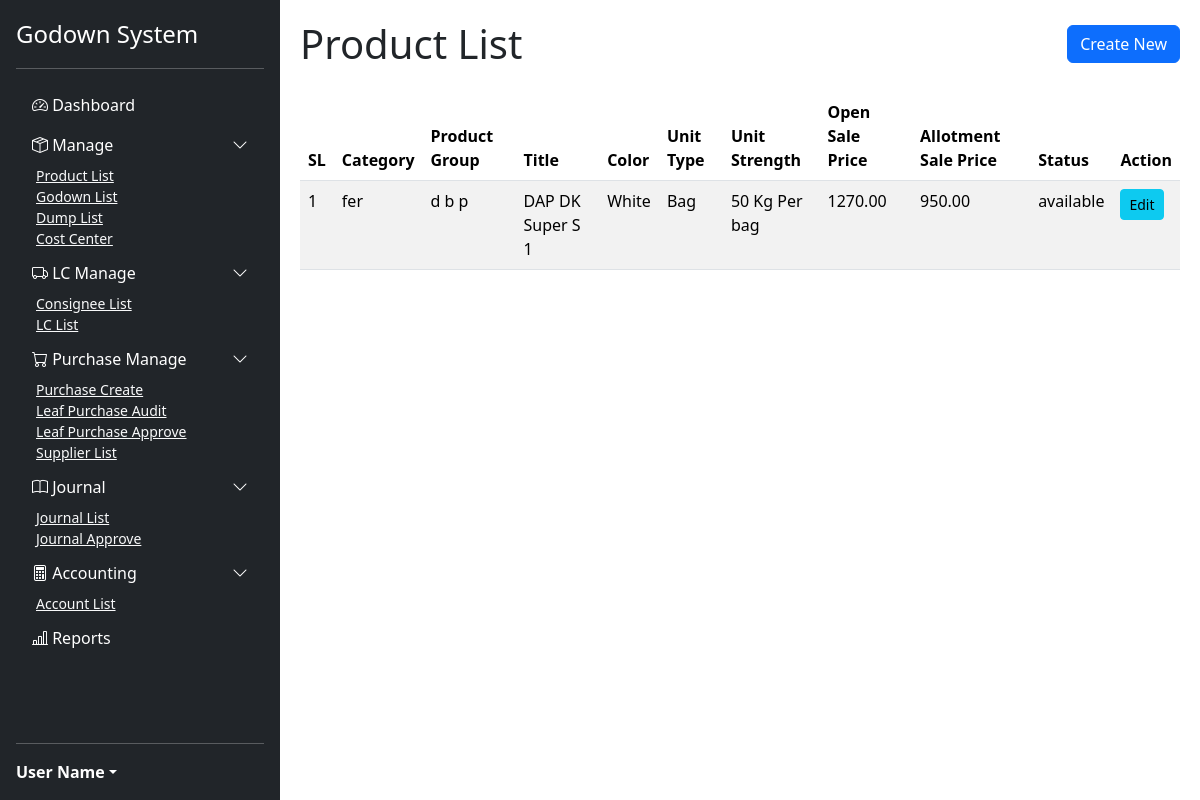
Screenshot of /products/ with the database file from the repository.
### manages/models.py (models this page shows, shortened)
class Product(models.Model):
    category = models.CharField(max_length=100)
    product_group = models.CharField(max_length=100)
    title = models.CharField(max_length=255)
    color = models.CharField(max_length=50)
    unit_type = models.CharField(max_length=50)
    unit_strength = models.CharField(max_length=50)
    open_sale_price = models.DecimalField(max_digits=10, decimal_places=2)
    allotment_sale_price = models.DecimalField(max_digits=10, decimal_places=2)
    STATUS_CHOICES = [
        ('available', 'Available'),
        ('unavailable', 'Unavailable'),
    ]
    status = models.CharField(max_length=20, choices=STATUS_CHOICES, default='available')

### manages/views.py (the view)
# urls.py: path('products/', views.product_list, name='product_list'),
def product_list(request):
    products = Product.objects.all().order_by('id')
    paginator = Paginator(products, 30)
    page_number = request.GET.get('page')
    page_obj = paginator.get_page(page_number)
    return render(request, 'godown/product_list.html', {'page_obj': page_obj})

### manages/templates/godown/product_list.html (shortened to what this page needs)
{% extends 'godown/base.html' %}
{% block content %}
<div class="d-flex justify-content-between align-items-center mb-4">
    <h1 class="mb-0">Product List</h1>
    <a href="{% url 'product_create' %}" class="btn btn-primary">Create New</a>
</div>
<div class="table-responsive">
    <table class="table table-striped table-hover">
        <thead>
            <tr>
                <th>SL</th>
                <th>Category</th>
                <th>Product Group</th>
                <th>Title</th>
                <th>Color</th>
                <th>Unit Type</th>
                <th>Unit Strength</th>
                <th>Open Sale Price</th>
                <th>Allotment Sale Price</th>
                <th>Status</th>
                <th>Action</th>
            </tr>
        </thead>
        <tbody>
            {% for product in page_obj %}
            <tr>
                <td>{{ page_obj.start_index|add:forloop.counter0 }}</td>
                <td>{{ product.category }}</td>
                <td>{{ product.product_group }}</td>
                <td>{{ product.title }}</td>
                <td>{{ product.color }}</td>
                <td>{{ product.unit_type }}</td>
                <td>{{ product.unit_strength }}</td>
                <td>{{ product.open_sale_price }}</td>
                <td>{{ product.allotment_sale_price }}</td>
                <td>{{ product.status }}</td>
                <td>
                    <a href="{% url 'product_edit' product.pk %}" class="btn btn-sm btn-info">Edit</a>
                </td>
            </tr>
            {% empty %}
            <tr>
                <td colspan="11" class="text-center">No products found.</td>
            </tr>
            {% endfor %}
        </tbody>
    </table>
</div>
{% endblock %}

### manages/templates/godown/base.html (shortened to what this page needs)
<!DOCTYPE html>
<html lang="en">
<head>
    <link href="https://cdn.jsdelivr.net/npm/bootstrap@5.3.3/dist/css/bootstrap.min.css" rel="stylesheet">
    <link rel="stylesheet" href="https://cdn.jsdelivr.net/npm/bootstrap-icons@1.11.3/font/bootstrap-icons.min.css">
</head>
<body>
    {% include 'godown/sidebar.html' %}
    <div class="content">
        {% block content %}{% endblock %}
    </div>
</body>
</html>

### manages/templates/godown/sidebar.html (shortened to what this page needs)
<div class="sidebar d-flex flex-column flex-shrink-0 p-3 text-white bg-dark" style="width: 280px; height: 100vh;">
    <a href="/" class="d-flex align-items-center mb-3 mb-md-0 me-md-auto text-white text-decoration-none">
        <span class="fs-4">Godown System</span>
    </a>
    <hr>
    <ul class="nav nav-pills flex-column mb-auto">
        <li class="nav-item">
            <a href="#" class="nav-link text-white">
                <i class="bi bi-speedometer2"></i> Dashboard
            </a>
        </li>
        <li>
            <a href="#manage-collapse" data-bs-toggle="collapse" class="nav-link text-white d-flex justify-content-between align-items-center">
                <span><i class="bi bi-box-seam"></i> Manage</span>
                <i class="bi bi-chevron-down"></i>
            </a>
            <div class="collapse show" id="manage-collapse">
                <ul class="btn-toggle-nav list-unstyled fw-normal pb-1 small">
                    <li><a href="{% url 'product_list' %}" class="link-light rounded">Product List</a></li>
                    <li><a href="{% url 'godown_list' %}" class="link-light rounded">Godown List</a></li>
                    <li><a href="{% url 'dump_list' %}" class="link-light rounded">Dump List</a></li>
                    <li><a href="{% url 'cost_center_list' %}" class="link-light rounded">Cost Center</a></li>
                </ul>
            </div>
        </li>
        <li>
            <a href="#lcm-collapse" data-bs-toggle="collapse" class="nav-link text-white d-flex justify-content-between align-items-center">
                <span><i class="bi bi-truck"></i> LC Manage</span>
                <i class="bi bi-chevron-down"></i>
            </a>
            <div class="collapse show" id="lcm-collapse">
                <ul class="btn-toggle-nav list-unstyled fw-normal pb-1 small">
                    <li><a href="{% url 'lcmanage:consignee_list' %}" class="link-light rounded">Consignee List</a></li>
                    <li><a href="{% url 'lcmanage:lc_list' %}" class="link-light rounded">LC List</a></li>
                </ul>
            </div>
        </li>
        <li>
            <a href="#pm-collapse" data-bs-toggle="collapse" class="nav-link text-white d-flex justify-content-between align-items-center">
                <span><i class="bi bi-cart"></i> Purchase Manage</span>
                <i class="bi bi-chevron-down"></i>
            </a>
            <div class="collapse show" id="pm-collapse">
                <ul class="btn-toggle-nav list-unstyled fw-normal pb-1 small">
                    <li><a href="{% url 'purchasemanage:purchase_create' %}" class="link-light rounded">Purchase Create</a></li>
                    <li><a href="{% url 'purchasemanage:leaf_purchase_audit' %}" class="link-light rounded">Leaf Purchase Audit</a></li>
                    <li><a href="{% url 'purchasemanage:leaf_purchase_approve' %}" class="link-light rounded">Leaf Purchase Approve</a></li>
                    <li><a href="{% url 'purchasemanage:supplier_list' %}" class="link-light rounded">Supplier List</a></li>
                </ul>
            </div>
        </li>
        <li>
            <a href="#journal-collapse" data-bs-toggle="collapse" class="nav-link text-white d-flex justify-content-between align-items-center">
                <span><i class="bi bi-book"></i> Journal</span>
                <i class="bi bi-chevron-down"></i>
            </a>
            <div class="collapse show" id="journal-collapse">
                <ul class="btn-toggle-nav list-unstyled fw-normal pb-1 small">
                    <li><a href="{% url 'journalmanage:journal_list' %}" class="link-light rounded">Journal List</a></li>
                    <li><a href="{% url 'journalmanage:journal_approve' %}" class="link-light rounded">Journal Approve</a></li>
                </ul>
            </div>
        </li>
        <li>
            <a href="#accounting-collapse" data-bs-toggle="collapse" class="nav-link text-white d-flex justify-content-between align-items-center">
                <span><i class="bi bi-calculator"></i> Accounting</span>
                <i class="bi bi-chevron-down"></i>
            </a>
            <div class="collapse show" id="accounting-collapse">
                <ul class="btn-toggle-nav list-unstyled fw-normal pb-1 small">
                    <li><a href="{% url 'accounting:account_list' %}" class="link-light rounded">Account List</a></li>
                </ul>
            </div>
        </li>
        <li><a href="#" class="nav-link text-white"><i class="bi bi-bar-chart-line"></i> Reports</a></li>
    </ul>
    <hr>
    <div class="dropdown">
        <a href="#" class="d-flex align-items-center text-white text-decoration-none dropdown-toggle" id="dropdownUser" data-bs-toggle="dropdown" aria-expanded="false">
            <strong>User Name</strong>
        </a>
    </div>
</div>

### manages/templates/godown/base.html (style rules this page uses)
body { display: flex; }
.sidebar { position: fixed; top: 0; left: 0; bottom: 0; z-index: 1000; overflow-y: auto; }
.content { margin-left: 280px; padding: 20px; flex-grow: 1; }
.btn-toggle-nav a { padding: 0.1875rem 1.25rem; }

### rows the page displays
Product: start_index|add "1", category "fer", product_group "d b p", title "DAP DK Super S 1", color "White", unit_type "Bag", unit_strength "50 Kg Per bag", open_sale_price "1270.00", allotment_sale_price "950.00", status "available"
